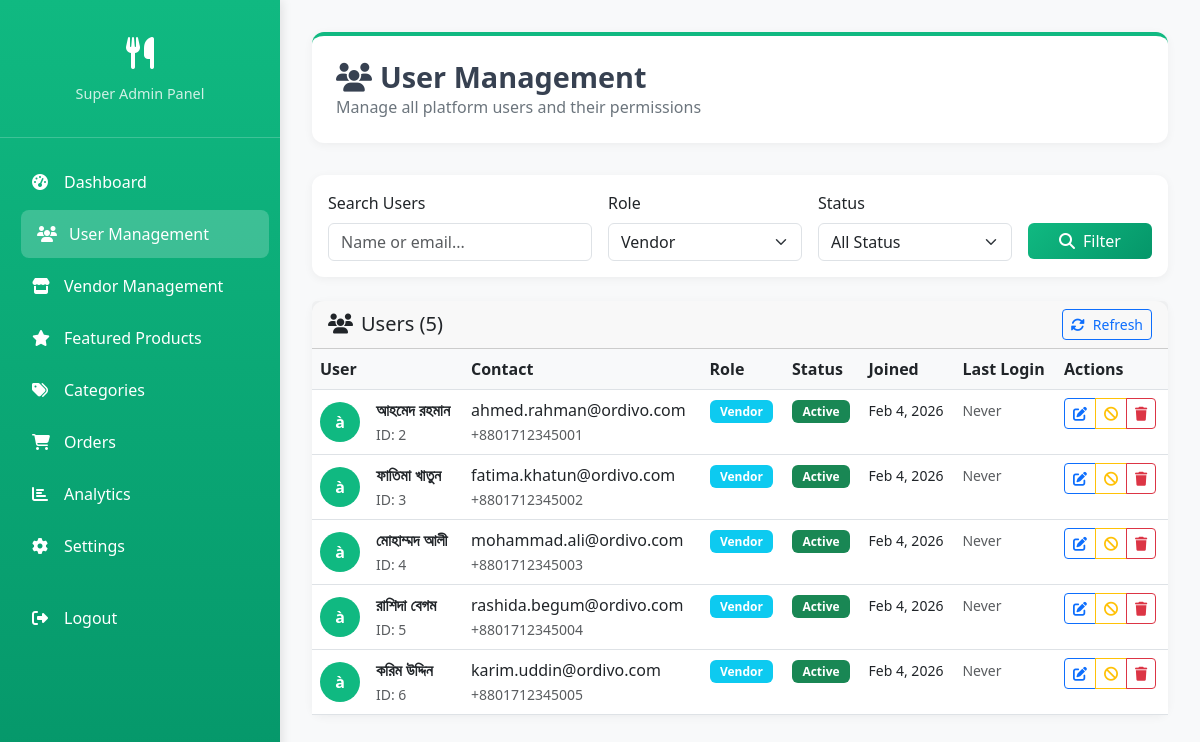
/super_admin/users.php?role=vendor (signed in), run on the app's committed database.
### tables this page shows
CREATE TABLE `users` (
  `id` int(11) NOT NULL,
  `role` enum('super_admin','vendor','kitchen_manager','kitchen_staff','store_manager','store_staff','delivery_rider','customer') NOT NULL DEFAULT 'customer',
  `name` varchar(100) NOT NULL,
  `email` varchar(100) NOT NULL,
  `phone` varchar(20) DEFAULT NULL,
  `password` varchar(255) NOT NULL,
  `avatar` varchar(255) DEFAULT NULL,
  `cover_photo` varchar(255) DEFAULT NULL,
  `date_of_birth` date DEFAULT NULL,
  `gender` enum('male','female','other') DEFAULT NULL,
  `email_verified_at` timestamp NULL DEFAULT NULL,
  `phone_verified_at` timestamp NULL DEFAULT NULL,
  `status` enum('active','inactive','banned','pending','suspended','under_review') DEFAULT 'active',
  `approval_status` enum('auto_approved','pending_approval','approved','rejected','needs_review') DEFAULT 'auto_approved',
  `approved_by` int(11) DEFAULT NULL,
  `approved_at` timestamp NULL DEFAULT NULL,
  `rejection_reason` text DEFAULT NULL,
  `requires_approval` tinyint(1) DEFAULT 0 COMMENT '1 for vendors, 0 for customers',
  `auto_approve_customers` tinyint(1) DEFAULT 1,
  `last_login_at` timestamp NULL DEFAULT NULL,
  `login_attempts` tinyint(1) DEFAULT 0,
  `locked_until` timestamp NULL DEFAULT NULL,
  `blocked_by` int(11) DEFAULT NULL,
  `blocked_at` timestamp NULL DEFAULT NULL,
  `block_reason` text DEFAULT NULL,
  `two_factor_enabled` tinyint(1) DEFAULT 0,
  `two_factor_secret` varchar(255) DEFAULT NULL,
  `remember_token` varchar(100) DEFAULT NULL,
  `registration_ip` varchar(45) DEFAULT NULL,
  `registration_user_agent` text DEFAULT NULL,
  `email_verification_token` varchar(255) DEFAULT NULL,
  `phone_verification_token` varchar(10) DEFAULT NULL,
  `created_at` timestamp NOT NULL DEFAULT current_timestamp(),
  `updated_at` timestamp NOT NULL DEFAULT current_timestamp() ON UPDATE current_timestamp()
);

### super_admin/users.php (the view, shortened to what the rows shown need)
<?php
require_once '../config/db_connection.php';
$page = (int)($_GET['page'] ?? 1);
$limit = 20;
$offset = ($page - 1) * $limit;
$roleFilter = sanitizeInput($_GET['role'] ?? '');
$whereConditions = [];
$params = [];
if ($roleFilter) {
    $whereConditions[] = "role = ?";
    $params[] = $roleFilter;
}
$whereClause = $whereConditions ? 'WHERE ' . implode(' AND ', $whereConditions) : '';
try {
    $users = fetchAll("
        SELECT id, name, email, phone, role, status, created_at, last_login_at
        FROM users
        $whereClause
        ORDER BY created_at DESC
        LIMIT $limit OFFSET $offset
    ", $params);
} catch (Exception $e) {
    $users = [];
    $totalUsers = 0;
    $totalPages = 1;
    $error = 'Failed to load users: ' . $e->getMessage();
}
?>
<!DOCTYPE html>
<html lang="en">
<head>
    <link href="https://cdn.jsdelivr.net/npm/bootstrap@5.3.0/dist/css/bootstrap.min.css" rel="stylesheet">
    <link href="https://cdnjs.cloudflare.com/ajax/libs/font-awesome/6.4.0/css/all.min.css" rel="stylesheet">
</head>
<body>
    <div class="main-content">
        <div class="page-header">
            <div class="page-header-content">
                <h1 class="page-title">
                    <i class="fas fa-users me-2"></i>User Management
                </h1>
            </div>
        </div>
        <div class="card">
            <div class="card-body p-0">
                <div class="table-responsive">
                    <table class="table table-hover mb-0">
                        <thead>
                            <tr>
                                <th>User</th>
                                <th>Contact</th>
                                <th>Role</th>
                                <th>Status</th>
                                <th>Joined</th>
                                <th>Last Login</th>
                                <th>Actions</th>
                            </tr>
                        </thead>
                        <tbody>
                            <?php if (empty($users)): ?>
                                <tr>
                                    <td colspan="7" class="text-center py-4 text-muted">
                                        <i class="fas fa-users fa-2x mb-3"></i><br>
                                        No users found
                                    </td>
                                </tr>
                            <?php else: ?>
                                <?php foreach ($users as $user): ?>
                                    <tr>
                                        <td>
                                            <div class="d-flex align-items-center">
                                                <div class="user-avatar me-3">
                                                    <?= strtoupper(substr($user['name'], 0, 1)) ?>
                                                </div>
                                                <div>
                                                    <div class="fw-bold"><?= htmlspecialchars($user['name']) ?></div>
                                                    <small class="text-muted">ID: <?= $user['id'] ?></small>
                                                </div>
                                            </div>
                                        </td>
                                        <td>
                                            <div><?= htmlspecialchars($user['email']) ?></div>
                                            <?php if ($user['phone']): ?>
                                                <small class="text-muted"><?= htmlspecialchars($user['phone']) ?></small>
                                            <?php endif; ?>
                                        </td>
                                        <td>
                                            <?php
                                            $roleColors = [
                                                'customer' => 'primary',
                                                'vendor' => 'info',
                                                'delivery_rider' => 'warning',
                                                'kitchen_staff' => 'success',
                                                'store_staff' => 'secondary',
                                                'super_admin' => 'dark'
                                            ];
                                            $roleColor = $roleColors[$user['role']] ?? 'secondary';
                                            ?>
                                            <span class="badge bg-<?= $roleColor ?>">
                                                <?= ucwords(str_replace('_', ' ', $user['role'])) ?>
                                            </span>
                                        </td>
                                        <td>
                                            <?php
                                            $statusColors = [
                                                'active' => 'success',
                                                'inactive' => 'secondary',
                                                'pending' => 'warning',
                                                'banned' => 'danger'
                                            ];
                                            $statusColor = $statusColors[$user['status']] ?? 'secondary';
                                            ?>
                                            <span class="badge bg-<?= $statusColor ?>">
                                                <?= ucfirst($user['status']) ?>
                                            </span>
                                        </td>
                                        <td>
                                            <small><?= date('M j, Y', strtotime($user['created_at'])) ?></small>
                                        </td>
                                        <td>
                                            <?php if ($user['last_login_at']): ?>
                                                <small><?= date('M j, Y', strtotime($user['last_login_at'])) ?></small>
                                            <?php else: ?>
                                                <small class="text-muted">Never</small>
                                            <?php endif; ?>
                                        </td>
                                        <td>
                                            <?php if ($user['role'] !== 'super_admin'): ?>
                                                <div class="btn-group btn-group-sm">
                                                    <button class="btn btn-outline-primary"
                                                            data-bs-toggle="modal"
                                                            data-bs-target="#editUserModal"
                                                            onclick="editUser(<?= $user['id'] ?>, '<?= htmlspecialchars($user['name']) ?>', '<?= $user['role'] ?>', '<?= $user['status'] ?>')">
                                                        <i class="fas fa-edit"></i>
                                                    </button>
                                                    <?php if ($user['status'] === 'banned'): ?>
                                                        <button class="btn btn-outline-success"
                                                                onclick="unbanUser(<?= $user['id'] ?>)">
                                                            <i class="fas fa-unlock"></i>
                                                        </button>
                                                    <?php else: ?>
                                                        <button class="btn btn-outline-warning"
                                                                onclick="banUser(<?= $user['id'] ?>)">
                                                            <i class="fas fa-ban"></i>
                                                        </button>
                                                    <?php endif; ?>
                                                    <button class="btn btn-outline-danger"
                                                            onclick="deleteUser(<?= $user['id'] ?>)">
                                                        <i class="fas fa-trash"></i>
                                                    </button>
                                                </div>
                                            <?php else: ?>
                                                <span class="badge bg-dark">Protected</span>
                                            <?php endif; ?>
                                        </td>
                                    </tr>
                                <?php endforeach; ?>
                            <?php endif; ?>
                        </tbody>
                    </table>
                </div>
            </div>
        </div>
    </div>
</body>
</html>

### data on the page
users: name "à", name "আহমেদ রহমান", id "2", email "ahmed.rahman@ordivo.com", phone "+8801712345001", role "Vendor", status "Active", created_at "Feb 4, 2026", shows "Never"
users: name "à", name "ফাতিমা খাতুন", id "3", email "fatima.khatun@ordivo.com", phone "+8801712345002", role "Vendor", status "Active", created_at "Feb 4, 2026", shows "Never"
users: name "à", name "মোহাম্মদ আলী", id "4", email "mohammad.ali@ordivo.com", phone "+8801712345003", role "Vendor", status "Active", created_at "Feb 4, 2026", shows "Never"
users: name "à", name "রাশিদা বেগম", id "5", email "rashida.begum@ordivo.com", phone "+8801712345004", role "Vendor", status "Active", created_at "Feb 4, 2026", shows "Never"
users: name "à", name "করিম উদ্দিন", id "6", email "karim.uddin@ordivo.com", phone "+8801712345005", role "Vendor", status "Active", created_at "Feb 4, 2026", shows "Never"

### other printed values
$totalUsers "5"
